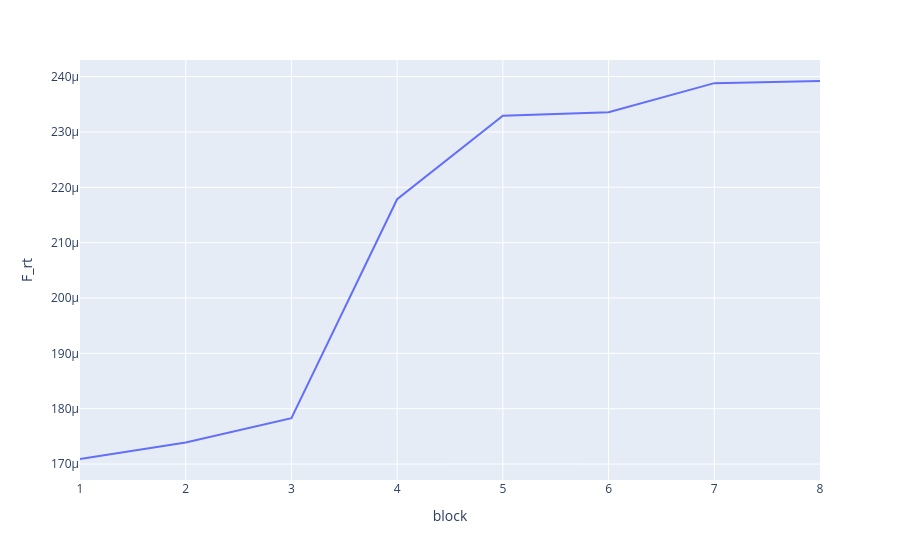

This figure's notebook cell:
### Code cell
if bttda.extra_train_info:
    fig = px.line(df, x='block', y='F_rt')
    fig.show()

### Figure 1 — Plotly figure (JSON) as saved in the notebook; plotly's stock layout.template omitted (floating-point values rounded to 4 significant figures)
{"data": [{"hovertemplate": "block=%{x}<br>F_rt=%{y}<extra></extra>", "legendgroup": "", "line": {"color": "#636efa", "dash": "solid"}, "marker": {"symbol": "circle"}, "mode": "lines", "name": "", "orientation": "v", "showlegend": false, "type": "scatter", "x": [1, 2, 3, 4, 5, 6, 7, 8], "xaxis": "x", "y": [0.0001709, 0.0001739, 0.0001783, 0.0002178, 0.0002329, 0.0002336, 0.0002388, 0.0002392], "yaxis": "y"}], "layout": {"legend": {"tracegroupgap": 0}, "margin": {"t": 60}, "xaxis": {"anchor": "y", "domain": [0, 1], "title": {"text": "block"}}, "yaxis": {"anchor": "x", "domain": [0, 1], "title": {"text": "F_rt"}}}}
